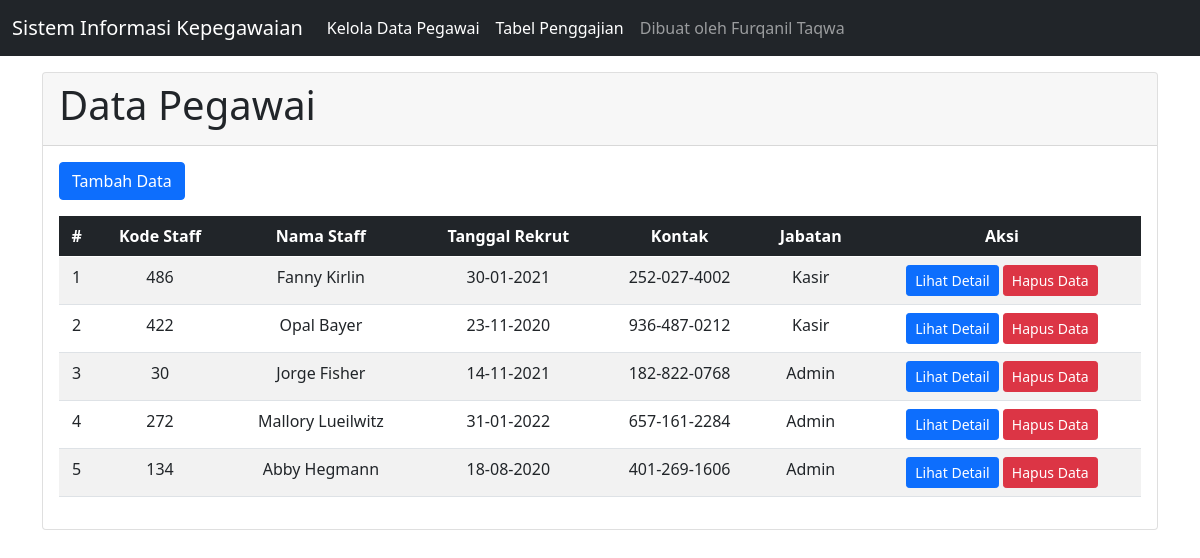
The page / on the database its author committed.
### tables this page shows
CREATE TABLE `staff` (
  `kode_staff` varchar(10) NOT NULL,
  `nama_staff` varchar(25) NOT NULL,
  `tanggal_rekrut` date NOT NULL,
  `alamat` varchar(50) DEFAULT NULL,
  `tempat_lahir` varchar(25) NOT NULL,
  `tanggal_lahir` date NOT NULL,
  `kontak` varchar(13) DEFAULT NULL,
  `id_bonus` varchar(10) DEFAULT NULL,
  `id_jabatan` varchar(10) DEFAULT NULL
);

CREATE TABLE `jabatan` (
  `id_jabatan` varchar(10) NOT NULL,
  `jabatan` varchar(15) NOT NULL,
  `gaji_pokok` int(11) NOT NULL
);

### pegawai.php (called while the page is built, shortened)
<?php
class pegawai implements crud {
    function view(){
        $db     = new database();
        $mysqli = $db->connect();
        $sql    = "SELECT * FROM ((staff
                        INNER JOIN jabatan ON staff.id_jabatan = jabatan.id_jabatan)
                        INNER JOIN bonus ON staff.id_bonus = bonus.id_bonus)
                    ORDER BY kode_staff DESC";
        $result = $mysqli->query($sql);
        while ($data = $result->fetch_assoc()) {
            $hasil[] = $data;
        }
        return $hasil;
    }
}
?>

### view.php (the view, shortened to what this page needs)
<div class="card-header">
	<h1>Data Pegawai</h1>
</div>
<div class="card-body">
	<div class="mb-3">
		<a href="?page=tambah" class="btn btn-primary">Tambah Data</a>
	</div>
	<table class="table table-responsive table-striped">
	  <thead class="table-dark">
	    <tr class='text-center'>
	      <th scope="col">#</th>
	      <th scope="col">Kode Staff</th>
	      <th scope="col">Nama Staff</th>
	      <th scope="col">Tanggal Rekrut</th>
	      <th scope="col">Kontak</th>
	      <th scope="col">Jabatan</th>
	      <th scope="col" colspan="2">Aksi</th>
	    </tr>
	  </thead>
	  <tbody>
	  	<?php
	  	require_once 'pegawai.php';
	  	$pegawai 	= new pegawai();
	  	$result		= $pegawai->view();
	  	$no 		= 1;
	  	if(!empty($result)) {
	  		foreach($result as $data){
				$kode_staff		= $data['kode_staff'];
				$nama_staff		= $data['nama_staff'];
				$tanggal_r      = $data['tanggal_rekrut'];
                $tgl            = explode('-',$tanggal_r);
                $tanggal_rekrut = $tgl[2]."-".$tgl[1]."-".$tgl[0];
				$kontak			= $data['kontak'];
				$jabatan		= $data['jabatan'];
	    echo "
	    <tr class='text-center'>
	      <td>$no</td>
	      <td>$kode_staff</td>
	      <td>$nama_staff</td>
	      <td>$tanggal_rekrut</td>
	      <td>$kontak</td>
	      <td>$jabatan</td>
	      <td><a href='?page=detail&id=$kode_staff' class='btn btn-primary btn-sm'>Lihat Detail</a>
	      "; ?>
	      <a href="proses-delete.php?id=<?php echo $kode_staff ?>" onclick="return confirm('Anda yakin ingin menghapus data ini?');" class='btn btn-danger btn-sm'>Hapus Data</a></td>
	    </tr>
	    <?php
	    $no++;
	  		}
	  	}
	    ?>
	  </tbody>
	</table>
</div>

### index.php (shortened to what this page needs)
<!doctype html>
<html lang="en">
  <head>
    <link href="https://cdn.jsdelivr.net/npm/bootstrap@5.0.0-beta3/dist/css/bootstrap.min.css" rel="stylesheet">
  </head>
  <body>
    <div class="mb-3">
      <nav class="navbar navbar-expand-lg navbar-dark bg-dark">
        <div class="container-fluid">
          <a class="navbar-brand" href="#">Sistem Informasi Kepegawaian</a>
          <div class="collapse navbar-collapse" id="navbarNavAltMarkup">
            <div class="navbar-nav">
              <a class="nav-link active" aria-current="page" href="index.php">Kelola Data Pegawai</a>
              <a class="nav-link active" href="?page=penggajian">Tabel Penggajian</a>
              <a class="nav-link d-flex me-2" href="#">Dibuat oleh Furqanil Taqwa</a>
            </div>
          </div>
        </div>
      </nav>
    </div>
    <div class="container">
      <div class="card">
        <?php
        if (empty($_GET["page"])) {
        include "view.php";
        } elseif ($_GET['page'] == 'tambah') {
        include "create.php";
        } elseif ($_GET['page'] == 'ubah') {
        include "edit.php";
        } elseif ($_GET['page'] == 'detail') {
        include "detail.php";
        } elseif ($_GET['page'] == 'penggajian') {
        include "gaji.php";
        }
        ?>
      </div>
    </div>
  </body>
</html>

### rows shown on the page
staff: kode_staff "486", nama_staff "Fanny Kirlin", tanggal_rekrut "30-01-2021", kontak "252-027-4002", id_jabatan.jabatan "Kasir"
staff: kode_staff "422", nama_staff "Opal Bayer", tanggal_rekrut "23-11-2020", kontak "936-487-0212", id_jabatan.jabatan "Kasir"
staff: kode_staff "30", nama_staff "Jorge Fisher", tanggal_rekrut "14-11-2021", kontak "182-822-0768", id_jabatan.jabatan "Admin"
staff: kode_staff "272", nama_staff "Mallory Lueilwitz", tanggal_rekrut "31-01-2022", kontak "657-161-2284", id_jabatan.jabatan "Admin"
staff: kode_staff "134", nama_staff "Abby Hegmann", tanggal_rekrut "18-08-2020", kontak "401-269-1606", id_jabatan.jabatan "Admin"
